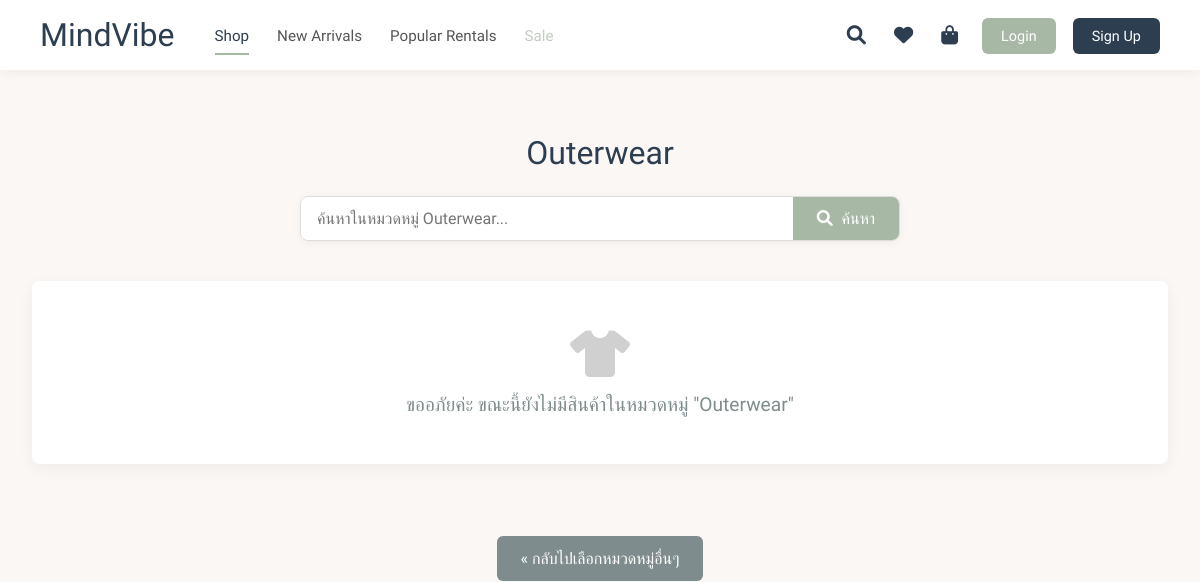
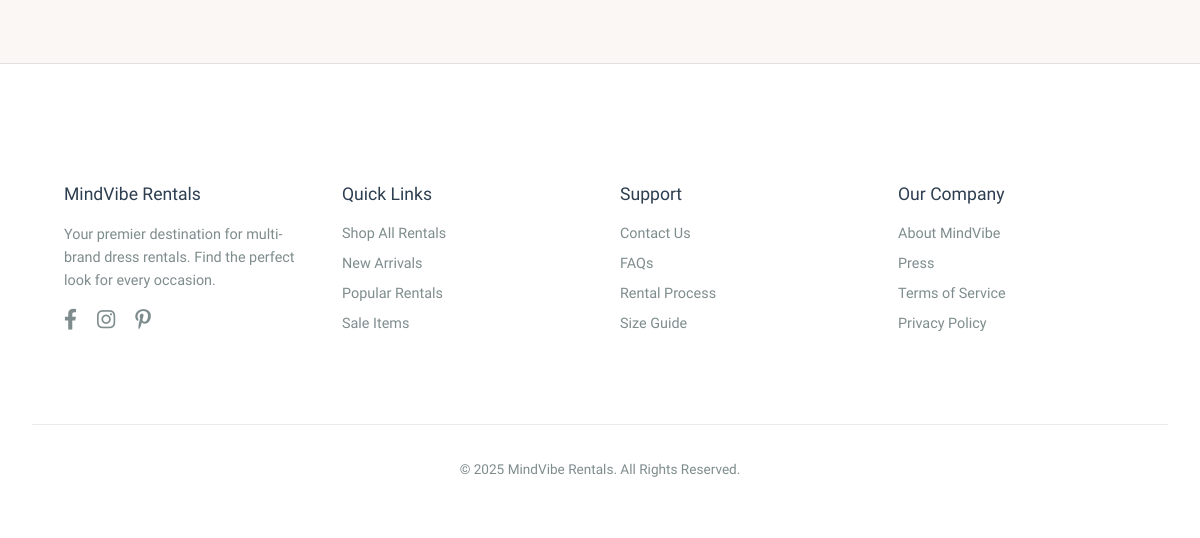
/category/outerwear/, run on an earlier commit of the app's database (2 pictures, top to bottom).
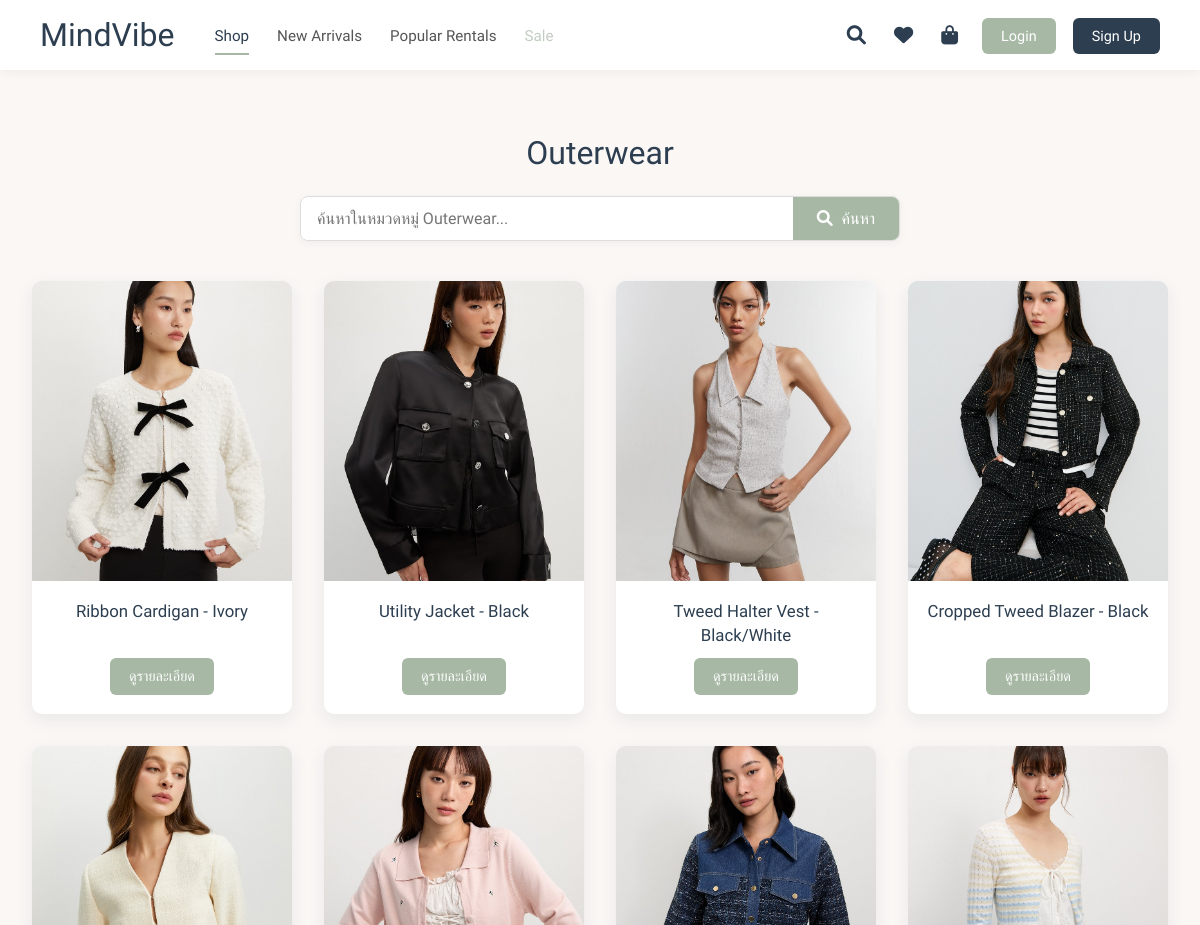
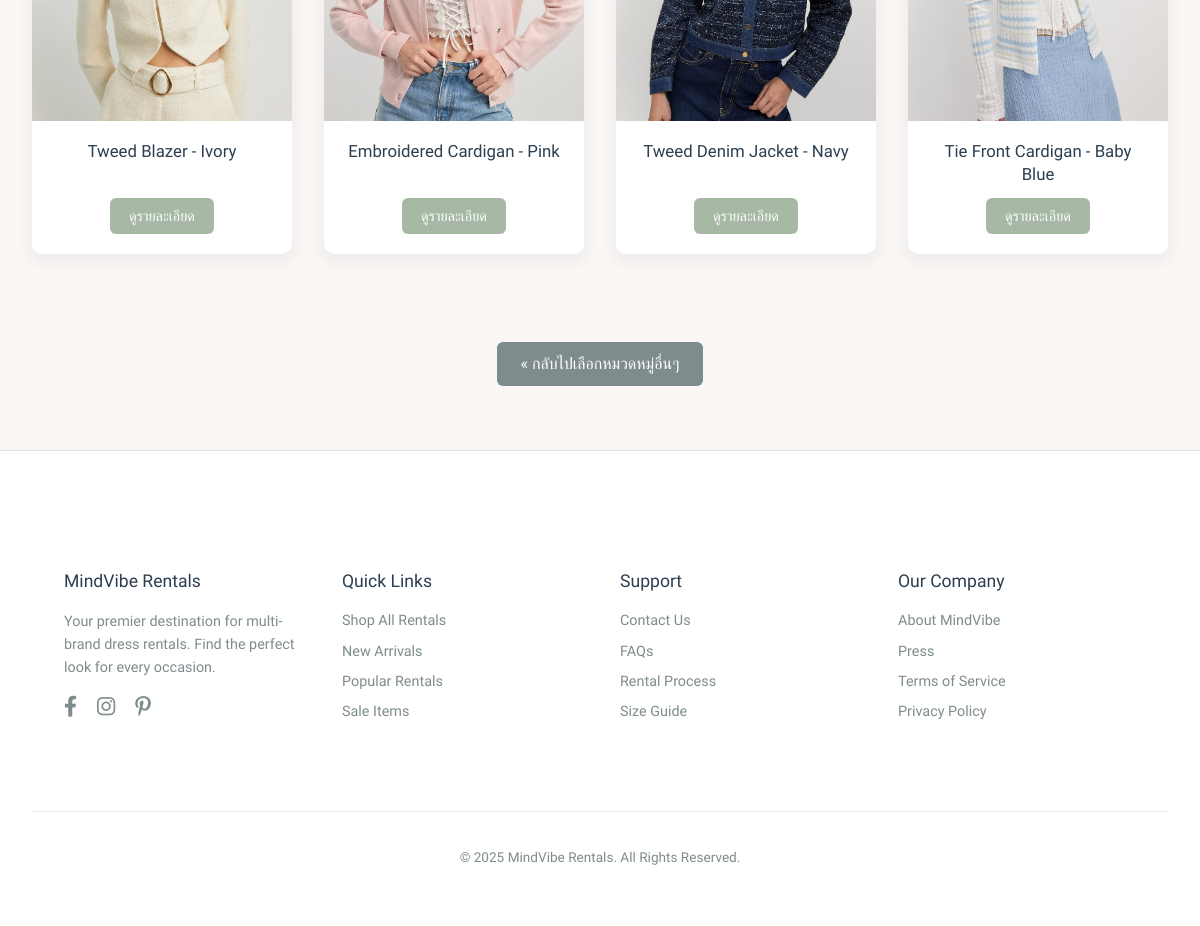
And on a later commit of the database (2 pictures, top to bottom).
### clothes/models.py (models this page shows, shortened)
class Category(models.Model):
    name = models.CharField(max_length=100, unique=True, help_text="ชื่อหมวดหมู่ (เช่น Evening Gowns, Casual Chic)")
    slug = models.SlugField(max_length=120, unique=True, help_text="ส่วนที่แสดงใน URL (ภาษาอังกฤษ, ไม่มีเว้นวรรค, ตัวเล็ก)")
    image = models.ImageField(
        upload_to='category_covers/',
        blank=True,
        null=True,
        help_text="รูปภาพหน้าปกของหมวดหมู่"
    )
    description = models.TextField(blank=True, null=True, help_text="คำอธิบายสั้นๆ (ถ้ามี)")
    is_active = models.BooleanField(default=True, help_text="แสดงหมวดหมู่นี้บนเว็บไซต์หรือไม่?")
    created_at = models.DateTimeField(auto_now_add=True)
    updated_at = models.DateTimeField(auto_now=True)
    class Meta:
        verbose_name = "หมวดหมู่สินค้า"
        verbose_name_plural = "หมวดหมู่สินค้า"
        ordering = ['name']

class Clothing(models.Model):
    category = models.ForeignKey(
        'Category',
        related_name='clothes',
        on_delete=models.SET_NULL,
        null=True,
        blank=True,
        help_text="เลือกหมวดหมู่สำหรับชุดนี้"
    )
    name = models.CharField(max_length=100, help_text="ชื่อชุด")
    slug = models.SlugField(max_length=120, unique=True, blank=True, help_text="URL (สร้างจากชื่ออัตโนมัติ)")
    description = models.TextField(help_text="รายละเอียดชุด, เนื้อผ้า, คำแนะนำในการเช่า (ถ้ามี)")
    image = models.ImageField(upload_to='clothing_images/', help_text="รูปภาพหลักของชุด")
    price_3_days = models.DecimalField(max_digits=10, decimal_places=2, null=True, blank=True, help_text="ราคาเช่า 3 วัน (บาท)")
    price_5_days = models.DecimalField(max_digits=10, decimal_places=2, null=True, blank=True, help_text="ราคาเช่า 5 วัน (บาท)")
    price_7_days = models.DecimalField(max_digits=10, decimal_places=2, null=True, blank=True, help_text="ราคาเช่า 7 วัน (บาท)")
    available_for_rent = models.BooleanField(default=True, help_text="ชุดนี้พร้อมให้เช่าหรือไม่?")
    created_at = models.DateTimeField(default=timezone.now)
    updated_at = models.DateTimeField(auto_now=True)
    class Meta:
        verbose_name = "สินค้าเสื้อผ้า"
        verbose_name_plural = "สินค้าเสื้อผ้า"
        ordering = ['-created_at', 'name']

### clothes/views.py (the view)
# urls.py: path('category/<slug:category_slug>/', views.products_by_category_view, name='products_by_category'),
def products_by_category_view(request, category_slug):
    category = get_object_or_404(Category, slug=category_slug, is_active=True)
    query = request.GET.get('q', '')
    base_query = category.clothes.filter(available_for_rent=True)
    if query:
        clothing_items = base_query.filter(
            Q(name__icontains=query) | Q(description__icontains=query)
        ).distinct().order_by('-created_at')
    else:
        clothing_items = base_query.order_by('-created_at')
    context = {
        'category': category,
        'clothing_items': clothing_items,
        'query': query,
    }
    return render(request, 'clothes/category_products.html', context)

### clothes/templates/clothes/category_products.html (shortened to what this page needs)
{% extends "base.html" %}
{% load static %}
{% load humanize %}
{% block extra_head %}
<link rel="stylesheet" href="https://cdnjs.cloudflare.com/ajax/libs/font-awesome/6.0.0-beta3/css/all.min.css">
{% endblock %}
{% block content %}
<div class="page-container">
    <div class="category-header">
        <h1>{{ category.name }}</h1>
    </div>
    <div class="search-bar-container">
        <form method="GET" action="{% url 'clothes:products_by_category' category_slug=category.slug %}" class="search-form">
            <input type="text" name="q" placeholder="ค้นหาในหมวดหมู่ {{ category.name }}..." value="{{ query|default:'' }}">
            <button type="submit"><i class="fas fa-search"></i> ค้นหา</button>
        </form>
    </div>
    {% if clothing_items %}
        <div class="product-grid">
            {% for product_item in clothing_items %}
            <div class="product-card">
                <a href="{% url 'clothes:detail' product_item.pk %}" style="text-decoration: none; color: inherit; display:contents;">
                    <div class="product-card-image-wrapper">
                        {% if product_item.image %}
                            <img src="{{ product_item.image.url }}" alt="{{ product_item.name }}" class="product-card-image">
                        {% else %}
                            <img src="{% static 'clothes/images/placeholder_product.png' %}" alt="Placeholder for {{ product_item.name }}" class="product-card-image">
                        {% endif %}
                    </div>
                </a>
                <div class="product-card-info">
                    <div>
                        <a href="{% url 'clothes:detail' product_item.pk %}" style="text-decoration: none; color: inherit;">
                            <h3 class="product-card-name">{{ product_item.name }}</h3>
                        </a>
                    </div>
                    <a href="{% url 'clothes:detail' product_item.pk %}" class="product-card-button">ดูรายละเอียด</a>
                </div>
            </div>
            {% endfor %}
        </div>
    {% else %}
        {% if not query %}
            <div class="no-items-message">
                <i class="fas fa-tshirt"></i>
                <p>ขออภัยค่ะ ขณะนี้ยังไม่มีสินค้าในหมวดหมู่ "{{ category.name }}"</p>
            </div>
        {% endif %}
    {% endif %}
    <div style="text-align: center; margin-top: 2.5rem;">
        <a href="{% url 'clothes:home' %}" class="back-to-categories-link"> &laquo; กลับไปเลือกหมวดหมู่อื่นๆ</a>
    </div>
</div>
{% endblock %}

### clothes/templates/base.html (shortened to what this page needs)
{% load static %}
<!DOCTYPE html>
<html lang="th">
<head>
    <link rel="stylesheet" href="https://cdnjs.cloudflare.com/ajax/libs/font-awesome/6.0.0-beta3/css/all.min.css">
    {% block extra_head %}{% endblock %}
</head>
<body>
    <nav class="navbar">
        <div class="navbar-left">
            <div class="navbar-logo">
                <a href="{% url 'clothes:home' %}">MindVibe</a>
            </div>
            <div class="navbar-categories">
                <a href="{% url 'clothes:home' %}" class="{% if request.resolver_match.url_name == 'home' or request.resolver_match.view_name == 'clothes:products_by_category' %}active{% endif %}">Shop</a>
                <a href="{% url 'clothes:new_arrivals' %}" class="{% if request.resolver_match.url_name == 'new_arrivals' %}active{% endif %}">New Arrivals</a>
                <a href="{% url 'clothes:popular_rentals' %}" class="{% if request.resolver_match.url_name == 'popular_rentals' %}active{% endif %}">Popular Rentals</a>
                <a href="#" aria-disabled="true" style="color: #A7B8A5; cursor: not-allowed; opacity: 0.7;">Sale</a>
            </div>
        </div>
        <div class="navbar-right">
            <div class="navbar-icons">
                <a href="#" aria-label="Search"><i class="fas fa-search"></i></a>
                <a href="#" aria-label="Wishlist"><i class="fas fa-heart"></i></a>
                <a href="#" aria-label="Shopping Bag"><i class="fas fa-shopping-bag"></i></a>
            </div>
            <div class="navbar-auth">
                {% if user.is_authenticated %}
                    <span class="user-greeting">สวัสดี, {{ user.username|default:'User' }}</span>
                    <a href="{% url 'clothes:logout' %}" class="btn-logout">Logout</a>
                {% else %}
                    <a href="{% url 'clothes:login' %}" class="btn-login">Login</a>
                    <a href="{% url 'clothes:signup' %}" class="btn-signup">Sign Up</a>
                {% endif %}
            </div>
        </div>
    </nav>
    <main class="main-content">
        {% block content %}
        {% endblock %}
    </main>
    <footer class="footer">
        <div class="footer-content page-container">
            <div class="footer-section about">
                <h4>MindVibe Rentals</h4>
                <p>Your premier destination for multi-brand dress rentals. Find the perfect look for every occasion.</p>
                <div class="social-icons" style="margin-top:1rem;">
                    <a href="#" aria-label="Facebook"><i class="fab fa-facebook-f"></i></a>
                    <a href="#" aria-label="Instagram"><i class="fab fa-instagram"></i></a>
                    <a href="#" aria-label="Pinterest"><i class="fab fa-pinterest-p"></i></a>
                </div>
            </div>
            <div class="footer-section links">
                <h4>Quick Links</h4>
                <ul>
                    <li><a href="{% url 'clothes:home' %}">Shop All Rentals</a></li>
                    <li><a href="{% url 'clothes:new_arrivals' %}">New Arrivals</a></li>
                    <li><a href="{% url 'clothes:popular_rentals' %}">Popular Rentals</a></li>
                    <li><a href="#">Sale Items</a></li>
                </ul>
            </div>
            <div class="footer-section support">
                <h4>Support</h4>
                <ul>
                    <li><a href="#">Contact Us</a></li>
                    <li><a href="#">FAQs</a></li>
                    <li><a href="#">Rental Process</a></li>
                    <li><a href="#">Size Guide</a></li>
                </ul>
            </div>
             <div class="footer-section company">
                <h4>Our Company</h4>
                <ul>
                    <li><a href="#">About MindVibe</a></li>
                    <li><a href="#">Press</a></li>
                    <li><a href="#">Terms of Service</a></li>
                    <li><a href="#">Privacy Policy</a></li>
                </ul>
            </div>
        </div>
        <div class="footer-bottom">
            <p>&copy; {% now "Y" %} MindVibe Rentals. All Rights Reserved.</p>
        </div>
    </footer>
</body>
</html>

### clothes/templates/base.html (style rules this page uses)
* { box-sizing: border-box; margin: 0; padding: 0; }
body { font-family: 'Kanit', sans-serif; background-color: #FAF7F5; color: #4A4A4A; display: flex; flex-direction: column; min-height: 100vh; padding-top: 70px; -webkit-font-smoothing: antialiased; -moz-osx-font-smoothing: grayscale; }
.main-content { flex-grow: 1; }
.navbar { background-color: #FFFFFF; height: 70px; padding: 0 2.5rem; box-shadow: 0 2px 10px rgba(0, 0, 0, 0.05); display: flex; justify-content: space-between; align-items: center; position: fixed; top: 0; left: 0; width: 100%; z-index: 1000; }
.navbar-left { display: flex; align-items: center; }
.navbar-logo a { font-size: 2rem; font-weight: 500; color: #2C3E50; text-decoration: none; margin-right: 2.5rem; }
.navbar-categories a { color: #555; text-decoration: none; margin-right: 1.5rem; font-weight: 400; font-size: 0.95rem; transition: color 0.2s ease; padding: 0.5rem 0; }
.navbar-categories a.active { color: #2C3E50; font-weight: 500; border-bottom: 2px solid #A7B8A5; }
.navbar-right { display: flex; align-items: center; }
.navbar-icons a, .navbar-auth > a, .navbar-auth > span { color: #2C3E50; text-decoration: none; margin-left: 1.5rem; font-size: 1.1rem; transition: color 0.2s ease; }
.navbar-icons a i { font-size: 1.2rem; }
.navbar-auth .btn-login, .navbar-auth .btn-signup, .navbar-auth .btn-logout { padding: 0.6rem 1.2rem; border-radius: 6px; color: white; font-weight: 500; text-decoration: none; transition: background-color 0.25s ease, transform 0.15s ease; border: none; font-size: 0.9rem; }
.navbar-auth .btn-login { background-color: #A7B8A5; }
.navbar-auth .btn-signup { background-color: #2C3E50; margin-left: 0.8rem; }
.page-container { width: 100%; max-width: 1280px; margin: 0 auto; padding: 2.5rem 2rem; }
.footer { background-color: #FFFFFF; color: #4A4A4A; padding: 3.5rem 2rem; margin-top: auto; border-top: 1px solid #E0E0E0; }
.footer-content { max-width: 1200px; margin: 0 auto; display: grid; grid-template-columns: repeat(auto-fit, minmax(220px, 1fr)); gap: 2.5rem; text-align: left; }
.footer-section h4 { font-size: 1.1rem; color: #2C3E50; margin-bottom: 1.2rem; font-weight: 500; }
.footer-section ul { list-style: none; padding: 0; margin: 0; }
.footer-section ul li { margin-bottom: 0.7rem; }
.footer-section p { font-size: 0.9rem; line-height: 1.6; color: #7F8C8D; }
.footer-section a { color: #7F8C8D; text-decoration: none; font-weight: 400; font-size: 0.9rem; transition: color 0.2s ease; }
.footer-section .social-icons a { font-size: 1.3rem; margin-right: 1rem; }
.footer-section .social-icons a:last-child { margin-right: 0; }
.footer-bottom { text-align: center; margin-top: 3rem; padding-top: 2rem; border-top: 1px solid #EAEAEA; font-size: 0.85rem; color: #7F8C8D; }
.footer-bottom p { margin: 0.3rem 0; }

What changed in the data, as far as the page shows it:
shown differently, row unchanged: Category "Outerwear": name "Outerwear" → (not shown)
added Clothing: image (picture), name "Ribbon Cardigan - Ivory"
added Clothing: image (picture), name "Utility Jacket - Black"
added Clothing: image (picture), name "Tweed Halter Vest - Black/White"
added Clothing: image (picture), name "Cropped Tweed Blazer - Black"
added Clothing: image (picture), name "Tweed Blazer - Ivory"
added Clothing: image (picture), name "Embroidered Cardigan - Pink"
added Clothing: image (picture), name "Tweed Denim Jacket - Navy"
added Clothing: image (picture), name "Tie Front Cardigan - Baby Blue"
Also different on the page:
text no longer shown: "ขออภัยค่ะ ขณะนี้ยังไม่มีสินค้าในหมวดหมู่ \" \""
